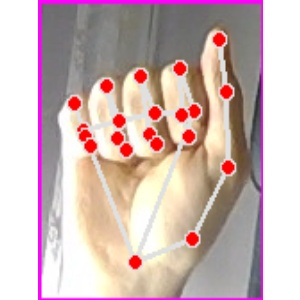
#> input picture Data/A/Image_1734360026.9076805.jpg, 300 x 300 px; its folder holds only this picture in this run
$ jupyter execute cnn_train_prueba.ipynb
#> lines starting #> are read from the running program, lines starting #| are printed output that depends on the picture
[cell 1]
import os
import cv2
import numpy as np
import matplotlib.pyplot as plt

[cell 2]
IMG_SIZE = 224
DATA_DIR = "Data"

[cell 3]
def load_dataset(data_dir=DATA_DIR, img_size=300, max_images_per_class=10):
#> called with data_dir = 'Data', img_size = 300, max_images_per_class = 10
    labels = []
    images = []
    classes = sorted(os.listdir(data_dir))
    class_to_idx = {cls_name: idx for idx, cls_name in enumerate(classes)}

    for cls_name in classes:
        cls_folder = os.path.join(data_dir, cls_name)
        if not os.path.isdir(cls_folder):
            continue
        count = 0
        for img_name in os.listdir(cls_folder):
            img_path = os.path.join(cls_folder, img_name)
            img = cv2.imread(img_path)
#> img is the input picture: shape (300, 300, 3); mean B, G, R 180.6, 182.5, 204.9
            if img is None:
                continue
            img = cv2.resize(img, (img_size, img_size))
            # Convertir la imagen a float32 y normalizarla
            img = img.astype(np.float32) / 255.0
            images.append(img)
            labels.append(class_to_idx[cls_name])
            count += 1
            if count >= max_images_per_class:
                break

    images = np.array(images)
    labels = np.array(labels)
    return images, labels, classes

# Carga del dataset limitado
images, labels, classes = load_dataset()
#> labels = [0, 1]; classes = ['A', 'B']
print("Número de imágenes:", len(images))
#| Número de imágenes: 2
print("Clases:", classes)
#| Clases: ['A', 'B']

[cell 4]
# Mostrar algunas imágenes de cada clase
num_samples = 3  # Número de imágenes a mostrar por clase

plt.figure(figsize=(15, 40))  # Ancho=15, Alto=40

for i, cls in enumerate(classes):
    cls_idx = i  # El índice asignado a la clase
    cls_images = images[labels == cls_idx]
    for j in range(min(num_samples, len(cls_images))):
        plt.subplot(len(classes), num_samples, i * num_samples + j + 1)
        plt.imshow(cv2.cvtColor(cls_images[j], cv2.COLOR_BGR2RGB))
        plt.axis('off')
        if j == 0:
            plt.ylabel(cls, fontsize=12)
#> this loop made 2 passes
#> (cls, cls_idx) on passes 1 to 2: ('A', 0), ('B', 1)
plt.tight_layout()
plt.show()
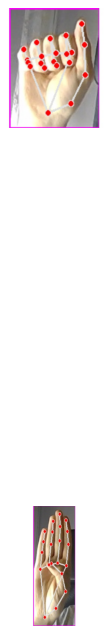
#> figure drawn by matplotlib, 2 panels
